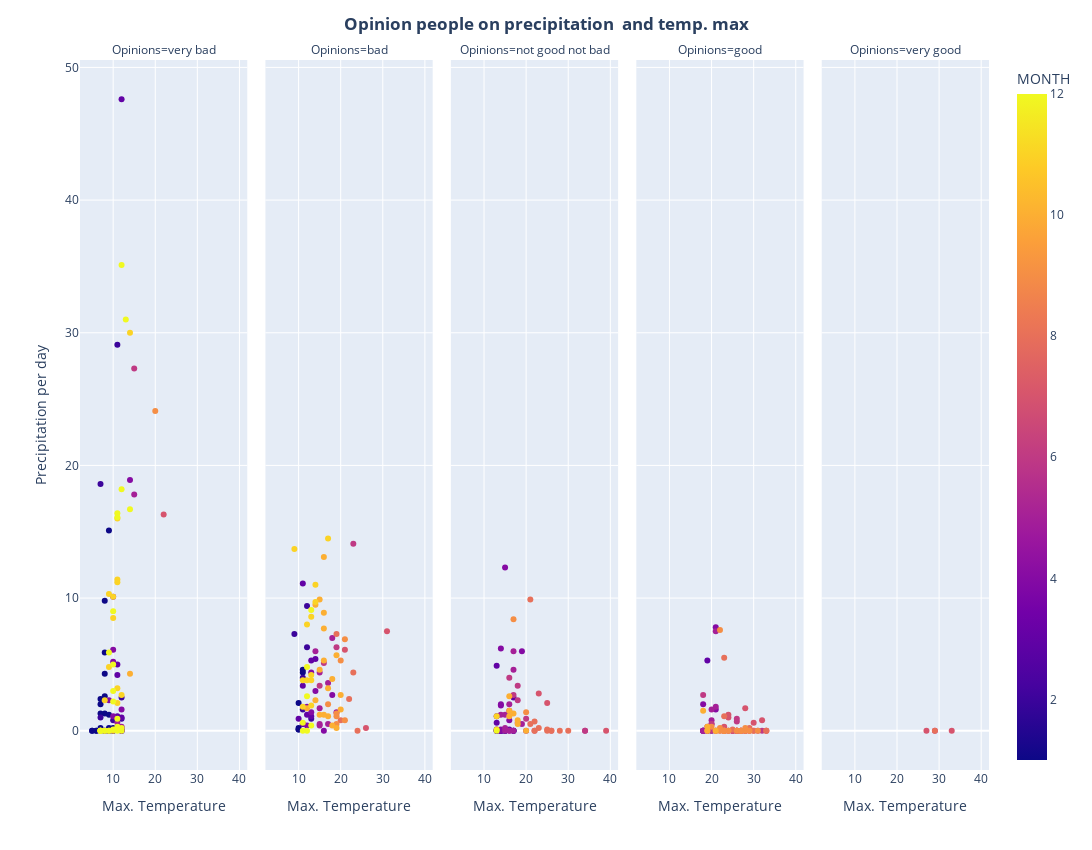

The code cell stored with this chart in its notebook:
### Markdown cell above
## Figure with multi-charts

### Code cell
# Draw a scatterplot with Max Temperature on Y-axis, and Precipitation on X-axis.
# Not really "one" scatterplot, but 5 charts on columns, one by opinion. Maybe with the "facet_col" argument ?
# Could you add an hover name (when you overview with the mouse) with the Month ?

fig = px.scatter(data_frame=df_weather, x="MAX_TEMPERATURE_C", y='PRECIP_TOTAL_DAY_MM', facet_col='OPINION', color='MONTH', 
                 hover_name='MONTH',
                 labels={'OPINION':'Opinions', 'MAX_TEMPERATURE_C':'Max. Temperature', 'PRECIP_TOTAL_DAY_MM':'Precipitation per day'})
 
fig.update_layout(title_text ='<b>Opinion people on precipitation  and temp. max<b>',                  
                  title_x = 0.5,
                  width = 1200, height = 850)
fig.show()

### Figure 1 — Plotly figure (JSON) as saved in the notebook; plotly's stock layout.template omitted (floating-point values rounded to 4 significant figures)
{"data": [{"hovertemplate": "<b>%{hovertext}</b><br><br>Opinions=very bad<br>Max. Temperature=%{x}<br>Precipitation per day=%{y}<br>MONTH=%{marker.color}<extra></extra>", "hovertext": ["1", "1", "1", "1", "1", "1", "1", "1", "1", "1", "1", "1", "1", "1", "1", "1", "1", "1", "1", "1", "1", "1", "1", "1", "1", "2", "2", "2", "2", "2", "2", "2", "2", "2", "2", "3", "3", "3", "3", "3", "3", "3", "3", "3", "4", "4", "4", "4", "4", "4", "4", "4", "5", "5", "5", "6", "7", "9", "10", "11", "11", "11", "11", "11", "11", "11", "11", "11", "11", "11", "11", "11", "11", "11", "11", "12", "12", "12", "12", "12", "12", "12", "12", "12", "12", "12", "12", "12", "12", "12", "12", "12", "12", "12", "12", "12", "12", "12"], "legendgroup": "", "marker": {"color": [1, 1, 1, 1, 1, 1, 1, 1, 1, 1, 1, 1, 1, 1, 1, 1, 1, 1, 1, 1, 1, 1, 1, 1, 1, 2, 2, 2, 2, 2, 2, 2, 2, 2, 2, 3, 3, 3, 3, 3, 3, 3, 3, 3, 4, 4, 4, 4, 4, 4, 4, 4, 5, 5, 5, 6, 7, 9, 10, 11, 11, 11, 11, 11, 11, 11, 11, 11, 11, 11, 11, 11, 11, 11, 11, 12, 12, 12, 12, 12, 12, 12, 12, 12, 12, 12, 12, 12, 12, 12, 12, 12, 12, 12, 12, 12, 12, 12], "coloraxis": "coloraxis", "symbol": "circle"}, "mode": "markers", "name": "", "orientation": "v", "showlegend": false, "type": "scatter", "x": [9, 8, 6, 5, 6, 5, 10, 7, 7, 10, 9, 9, 8, 9, 7, 7, 7, 8, 7, 7, 8, 8, 9, 7, 8, 7, 8, 7, 10, 11, 10, 12, 10, 12, 12, 12, 12, 11, 11, 11, 11, 12, 12, 12, 10, 10, 10, 10, 12, 12, 9, 14, 11, 12, 15, 15, 22, 20, 14, 14, 11, 11, 10, 11, 9, 11, 8, 9, 8, 10, 9, 7, 11, 10, 12, 7, 7, 7, 8, 7, 11, 11, 9, 12, 10, 10, 11, 13, 12, 11, 10, 10, 14, 12, 11, 9, 12, 10], "xaxis": "x", "y": [0.2, 0, 0, 0, 0, 0, 0, 0, 0.1, 0.2, 0, 0, 1.3, 1.2, 0.1, 0.2, 0, 9.8, 1.3, 2.4, 5.9, 2.6, 15.1, 2, 4.3, 1, 0, 18.6, 0.8, 29.1, 0.1, 0, 0, 0.9, 2.5, 47.6, 0.2, 0.1, 4.2, 5, 1.1, 1, 0.1, 0, 5.2, 1.1, 10.1, 6.1, 1.6, 0, 2.3, 18.9, 0.6, 0.3, 17.8, 27.3, 16.3, 24.1, 4.3, 30, 11.4, 3.2, 10.1, 2.1, 4.8, 11.2, 2.3, 10.3, 0, 0, 0, 0, 16, 8.5, 2.7, 0, 0, 0, 0, 0, 0.3, 0.9, 5.9, 18.2, 2.2, 5, 16.1, 31, 35.1, 16.4, 3, 9, 16.7, 0.2, 0, 0, 0, 0.1], "yaxis": "y"}, {"hovertemplate": "<b>%{hovertext}</b><br><br>Opinions=bad<br>Max. Temperature=%{x}<br>Precipitation per day=%{y}<br>MONTH=%{marker.color}<extra></extra>", "hovertext": ["1", "1", "1", "1", "1", "1", "2", "2", "2", "2", "2", "2", "3", "3", "3", "3", "3", "3", "3", "3", "3", "4", "4", "4", "4", "4", "4", "4", "5", "5", "5", "5", "5", "5", "5", "5", "5", "6", "6", "6", "6", "7", "7", "7", "8", "8", "8", "8", "8", "9", "9", "9", "9", "9", "9", "9", "10", "10", "10", "10", "10", "10", "10", "10", "10", "10", "10", "10", "10", "10", "10", "10", "10", "10", "10", "11", "11", "11", "11", "11", "11", "11", "11", "11", "11", "11", "11", "12", "12", "12", "12", "12", "12", "12"], "legendgroup": "", "marker": {"color": [1, 1, 1, 1, 1, 1, 2, 2, 2, 2, 2, 2, 3, 3, 3, 3, 3, 3, 3, 3, 3, 4, 4, 4, 4, 4, 4, 4, 5, 5, 5, 5, 5, 5, 5, 5, 5, 6, 6, 6, 6, 7, 7, 7, 8, 8, 8, 8, 8, 9, 9, 9, 9, 9, 9, 9, 10, 10, 10, 10, 10, 10, 10, 10, 10, 10, 10, 10, 10, 10, 10, 10, 10, 10, 10, 11, 11, 11, 11, 11, 11, 11, 11, 11, 11, 11, 11, 12, 12, 12, 12, 12, 12, 12], "coloraxis": "coloraxis", "symbol": "circle"}, "mode": "markers", "name": "", "orientation": "v", "showlegend": false, "type": "scatter", "x": [10, 10, 10, 11, 11, 10, 9, 12, 11, 11, 12, 13, 14, 11, 11, 13, 12, 10, 11, 13, 11, 12, 14, 18, 13, 13, 12, 16, 15, 15, 15, 15, 14, 17, 18, 17, 19, 19, 15, 16, 23, 31, 26, 21, 23, 22, 20, 19, 24, 21, 17, 19, 19, 19, 20, 21, 19, 19, 17, 18, 18, 20, 20, 16, 16, 16, 16, 15, 15, 14, 15, 12, 14, 17, 16, 17, 14, 13, 12, 11, 11, 12, 13, 14, 13, 13, 9, 13, 13, 11, 12, 12, 12, 11], "xaxis": "x2", "y": [0.2, 0.1, 0.1, 4.4, 4.6, 2.1, 7.3, 9.4, 4, 1.6, 6.3, 0.9, 5.4, 11.1, 3.4, 5.3, 1.2, 0.9, 0.5, 1.1, 0.5, 1.8, 3, 2.7, 4.4, 1.4, 0.4, 0, 0.4, 0.5, 4.4, 1.7, 6, 3.6, 7, 0.5, 1.4, 6.3, 3.4, 5.1, 14.1, 7.5, 0.2, 6.1, 4.4, 2.4, 0.8, 7.3, 0, 6.9, 2, 0.5, 1.3, 1.1, 5.3, 0.8, 5.7, 0.2, 1.1, 0.4, 3.9, 1.6, 2.7, 1.2, 13.1, 5.3, 7.7, 1.2, 9.9, 9.5, 4.6, 1.7, 2.3, 3.2, 8.9, 14.5, 11, 4.2, 8, 3.8, 1.8, 3.8, 8.6, 9.7, 3.8, 1.9, 13.7, 0.4, 9.1, 0.6, 4.8, 2.6, 0, 0], "yaxis": "y2"}, {"hovertemplate": "<b>%{hovertext}</b><br><br>Opinions=not good not bad<br>Max. Temperature=%{x}<br>Precipitation per day=%{y}<br>MONTH=%{marker.color}<extra></extra>", "hovertext": ["2", "2", "2", "2", "2", "2", "2", "2", "2", "3", "3", "3", "3", "3", "3", "3", "3", "3", "3", "3", "4", "4", "4", "4", "4", "4", "4", "4", "5", "5", "5", "5", "5", "5", "5", "5", "5", "5", "5", "5", "6", "6", "6", "6", "6", "6", "6", "6", "6", "7", "7", "7", "7", "7", "8", "8", "8", "8", "8", "8", "8", "8", "8", "8", "9", "9", "10", "10", "10", "10", "10", "10", "10", "11", "11", "12"], "legendgroup": "", "marker": {"color": [2, 2, 2, 2, 2, 2, 2, 2, 2, 3, 3, 3, 3, 3, 3, 3, 3, 3, 3, 3, 4, 4, 4, 4, 4, 4, 4, 4, 5, 5, 5, 5, 5, 5, 5, 5, 5, 5, 5, 5, 6, 6, 6, 6, 6, 6, 6, 6, 6, 7, 7, 7, 7, 7, 8, 8, 8, 8, 8, 8, 8, 8, 8, 8, 9, 9, 10, 10, 10, 10, 10, 10, 10, 11, 11, 12], "coloraxis": "coloraxis", "symbol": "circle"}, "mode": "markers", "name": "", "orientation": "v", "showlegend": false, "type": "scatter", "x": [13, 15, 14, 15, 13, 17, 17, 14, 15, 14, 13, 13, 13, 15, 17, 13, 13, 14, 16, 17, 16, 14, 14, 14, 14, 15, 19, 14, 17, 15, 14, 16, 16, 16, 17, 17, 19, 15, 15, 20, 16, 18, 16, 17, 18, 18, 20, 34, 34, 22, 26, 25, 39, 23, 25, 28, 23, 22, 22, 21, 21, 26, 25, 30, 17, 20, 16, 18, 20, 17, 16, 16, 18, 13, 13, 13], "xaxis": "x3", "y": [0, 0, 0, 0, 0, 0, 0, 0, 0, 0, 4.9, 1.1, 0.6, 0.1, 0, 0.1, 0, 0, 0.1, 2.5, 0.8, 1.9, 0.1, 0, 6.2, 12.3, 6, 2, 6, 0, 1.2, 2, 0, 0, 0, 4.6, 0.5, 1.2, 0.2, 0, 1.5, 3.4, 4, 2.7, 2.3, 0.6, 0.9, 0, 0, 0, 0, 2.1, 0, 2.8, 0.1, 0, 0.2, 0, 0.7, 9.9, 0.5, 0, 0, 0, 8.4, 1.4, 2.6, 0.5, 0, 1.3, 1.1, 1.5, 0.8, 1.1, 0.1, 0], "yaxis": "y3"}, {"hovertemplate": "<b>%{hovertext}</b><br><br>Opinions=good<br>Max. Temperature=%{x}<br>Precipitation per day=%{y}<br>MONTH=%{marker.color}<extra></extra>", "hovertext": ["2", "2", "2", "3", "3", "4", "4", "4", "4", "4", "4", "4", "5", "5", "5", "5", "5", "5", "5", "6", "6", "6", "6", "6", "6", "6", "6", "6", "6", "6", "6", "6", "6", "6", "7", "7", "7", "7", "7", "7", "7", "7", "7", "7", "7", "7", "7", "7", "7", "7", "7", "7", "7", "7", "8", "8", "8", "8", "8", "8", "8", "8", "8", "8", "8", "8", "8", "8", "8", "9", "9", "9", "9", "9", "9", "9", "9", "9", "9", "9", "9", "9", "9", "9", "9", "9", "9", "9", "9", "10", "10", "10", "10"], "legendgroup": "", "marker": {"color": [2, 2, 2, 3, 3, 4, 4, 4, 4, 4, 4, 4, 5, 5, 5, 5, 5, 5, 5, 6, 6, 6, 6, 6, 6, 6, 6, 6, 6, 6, 6, 6, 6, 6, 7, 7, 7, 7, 7, 7, 7, 7, 7, 7, 7, 7, 7, 7, 7, 7, 7, 7, 7, 7, 8, 8, 8, 8, 8, 8, 8, 8, 8, 8, 8, 8, 8, 8, 8, 9, 9, 9, 9, 9, 9, 9, 9, 9, 9, 9, 9, 9, 9, 9, 9, 9, 9, 9, 9, 10, 10, 10, 10], "coloraxis": "coloraxis", "symbol": "circle"}, "mode": "markers", "name": "", "orientation": "v", "showlegend": false, "type": "scatter", "x": [18, 19, 20, 18, 19, 18, 19, 21, 24, 21, 21, 18, 18, 18, 20, 21, 21, 20, 25, 23, 20, 18, 19, 19, 25, 28, 20, 20, 23, 27, 26, 31, 32, 26, 24, 25, 26, 28, 30, 28, 27, 25, 28, 26, 27, 26, 26, 29, 26, 33, 32, 23, 24, 23, 27, 29, 26, 25, 23, 23, 22, 23, 28, 30, 33, 30, 33, 29, 23, 23, 24, 26, 20, 19, 23, 22, 21, 22, 22, 24, 28, 29, 31, 21, 27, 23, 23, 27, 28, 19, 18, 21, 19], "xaxis": "x4", "y": [0, 0, 0, 0, 5.3, 2, 0, 0, 0, 1.6, 7.8, 0, 0, 0, 0.8, 1.8, 7.5, 1.6, 0, 0, 0.5, 2.7, 0, 0.3, 0, 0, 0, 0.5, 0, 0, 0.9, 0, 0, 0.7, 1, 0, 0, 0, 0.6, 1.7, 0, 0, 0, 0, 0, 0, 0, 0, 0, 0, 0.8, 0, 1.2, 0.3, 0, 0, 0, 0.1, 5.5, 1.1, 0, 0, 0, 0, 0, 0, 0, 0.2, 0, 0, 0, 0, 0.3, 0, 0, 0.2, 0, 7.6, 0, 0, 0, 0, 0, 0, 0, 0, 0, 0, 0.2, 0.3, 1.5, 0, 0], "yaxis": "y4"}, {"hovertemplate": "<b>%{hovertext}</b><br><br>Opinions=very good<br>Max. Temperature=%{x}<br>Precipitation per day=%{y}<br>MONTH=%{marker.color}<extra></extra>", "hovertext": ["6", "7", "7", "8"], "legendgroup": "", "marker": {"color": [6, 7, 7, 8], "coloraxis": "coloraxis", "symbol": "circle"}, "mode": "markers", "name": "", "orientation": "v", "showlegend": false, "type": "scatter", "x": [29, 27, 33, 29], "xaxis": "x5", "y": [0, 0, 0, 0], "yaxis": "y5"}], "layout": {"annotations": [{"font": {}, "showarrow": false, "text": "Opinions=very bad", "x": 0.092, "xanchor": "center", "xref": "paper", "y": 1, "yanchor": "bottom", "yref": "paper"}, {"font": {}, "showarrow": false, "text": "Opinions=bad", "x": 0.296, "xanchor": "center", "xref": "paper", "y": 1, "yanchor": "bottom", "yref": "paper"}, {"font": {}, "showarrow": false, "text": "Opinions=not good not bad", "x": 0.5, "xanchor": "center", "xref": "paper", "y": 1, "yanchor": "bottom", "yref": "paper"}, {"font": {}, "showarrow": false, "text": "Opinions=good", "x": 0.704, "xanchor": "center", "xref": "paper", "y": 1, "yanchor": "bottom", "yref": "paper"}, {"font": {}, "showarrow": false, "text": "Opinions=very good", "x": 0.908, "xanchor": "center", "xref": "paper", "y": 1, "yanchor": "bottom", "yref": "paper"}], "coloraxis": {"colorbar": {"title": {"text": "MONTH"}}, "colorscale": [[0, "#0d0887"], [0.1111, "#46039f"], [0.2222, "#7201a8"], [0.3333, "#9c179e"], [0.4444, "#bd3786"], [0.5556, "#d8576b"], [0.6667, "#ed7953"], [0.7778, "#fb9f3a"], [0.8889, "#fdca26"], [1, "#f0f921"]]}, "height": 850, "legend": {"tracegroupgap": 0}, "margin": {"t": 60}, "title": {"text": "<b>Opinion people on precipitation  and temp. max<b>", "x": 0.5}, "width": 1200, "xaxis": {"anchor": "y", "domain": [0, 0.184], "title": {"text": "Max. Temperature"}}, "xaxis2": {"anchor": "y2", "domain": [0.204, 0.388], "matches": "x", "title": {"text": "Max. Temperature"}}, "xaxis3": {"anchor": "y3", "domain": [0.408, 0.592], "matches": "x", "title": {"text": "Max. Temperature"}}, "xaxis4": {"anchor": "y4", "domain": [0.612, 0.796], "matches": "x", "title": {"text": "Max. Temperature"}}, "xaxis5": {"anchor": "y5", "domain": [0.816, 1], "matches": "x", "title": {"text": "Max. Temperature"}}, "yaxis": {"anchor": "x", "domain": [0, 1], "title": {"text": "Precipitation per day"}}, "yaxis2": {"anchor": "x2", "domain": [0, 1], "matches": "y", "showticklabels": false}, "yaxis3": {"anchor": "x3", "domain": [0, 1], "matches": "y", "showticklabels": false}, "yaxis4": {"anchor": "x4", "domain": [0, 1], "matches": "y", "showticklabels": false}, "yaxis5": {"anchor": "x5", "domain": [0, 1], "matches": "y", "showticklabels": false}}}
